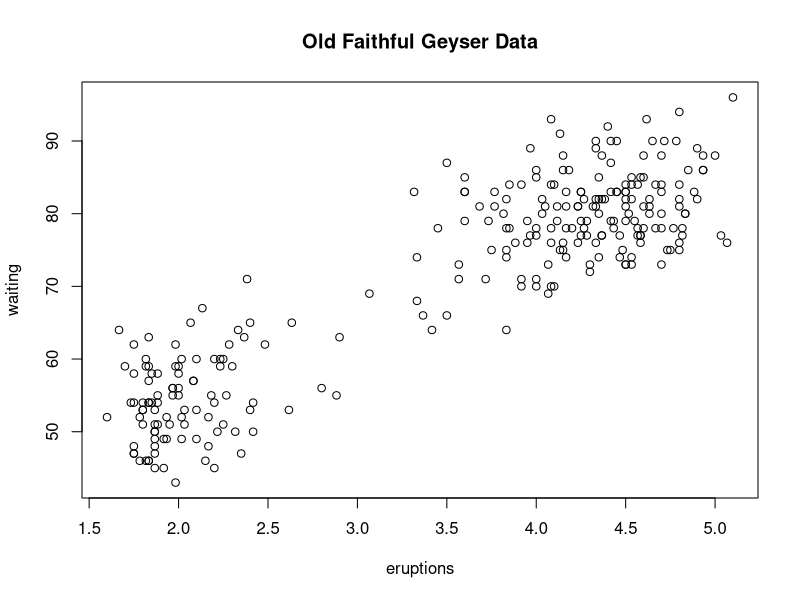
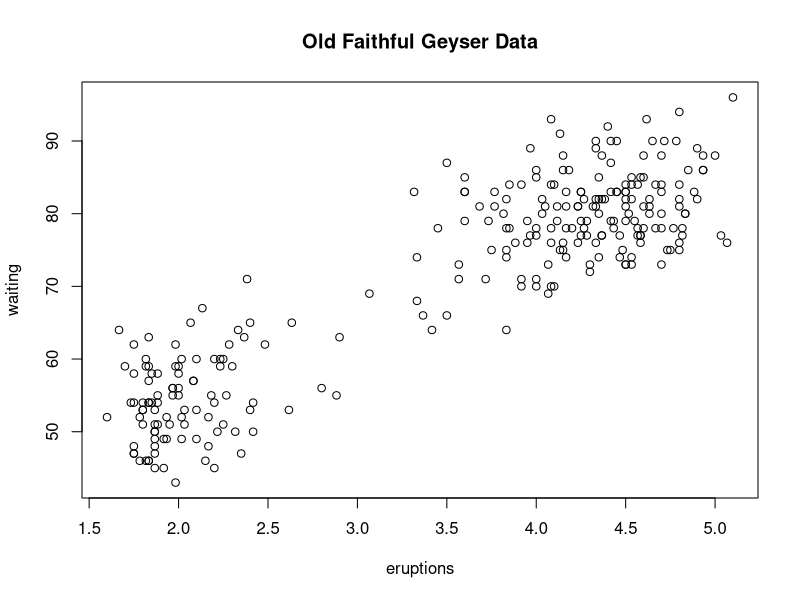
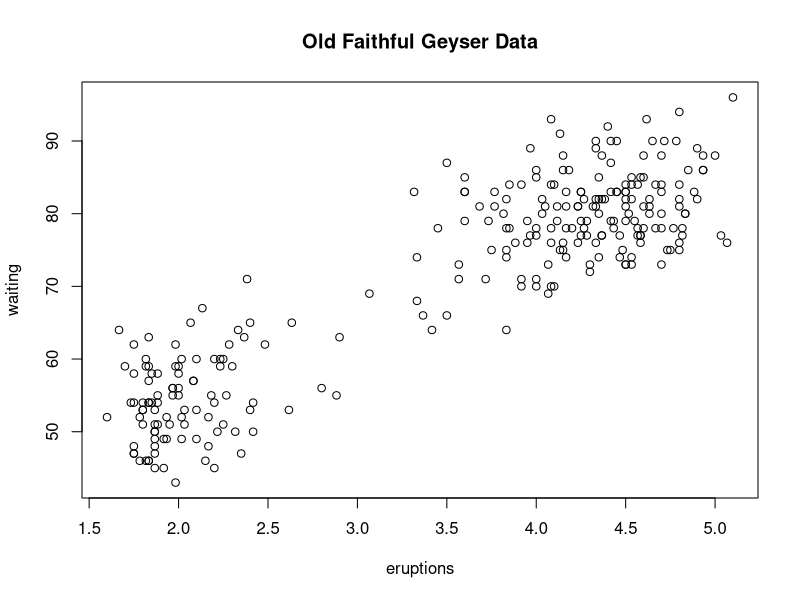

Reproduce these figures in R, in order.
library(datasets)
with(faithful,plot(eruptions,waiting))
title(main="Old Faithful Geyser Data")

pdf(file="myplot.pdf")
with(faithful,plot(eruptions,waiting))
title(main="Old Faithful Geyser Data")
dev.off() ##Close PDF file device
##PDF creates file to computer. Will not show up on screen

library(datasets)
with(faithful,plot(eruptions,waiting)) ##create plot onscreen device
title(main="Old Faithful Geyser Data") ##Main Title
dev.copy(png,file="geyserplot.png") ##copy plot to .png file
dev.off() ##CLOSE THE DEVICE! :)

